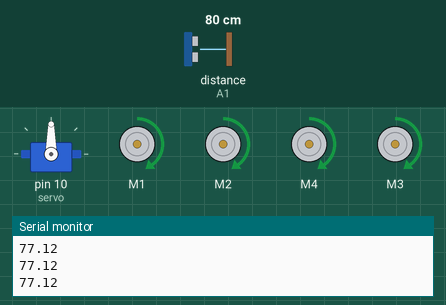
This sketch was run on a simulated Arduino Uno, built with avr-gcc and run on an emulated ATmega328P. Parts: servo, 4 × DC motor (green arrow = forward, orange = backward, longer = faster), the last lines printed to the serial monitor. Wiring (inferred from the names in the program): ultrasonic range finder: trigger A0; echo A1. The test bench sets the inputs (shaded band); at power-on: distance to the obstacle (sensor on A1) 80 cm. The echo pulse lasts 58.3 µs per cm.

Above: at 1.2 s.
1.3 s: distance to the obstacle (sensor on A1) set to 34 cm
2.8 s: distance to the obstacle (sensor on A1) set to 27 cm
At 4.3 s:
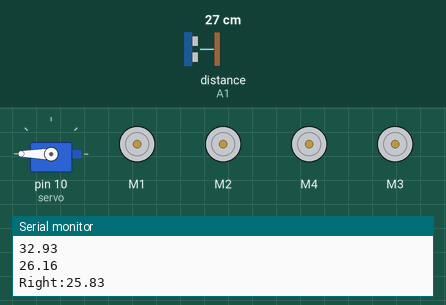
At 5.5 s:
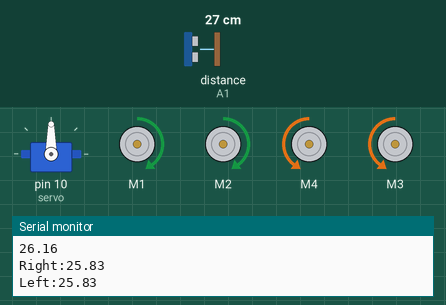
5.8 s: distance to the obstacle (sensor on A1) set to 9 cm
8.8 s: distance to the obstacle (sensor on A1) set to 35 cm
11.8 s: distance to the obstacle (sensor on A1) set to 2 cm
At 12.6 s:
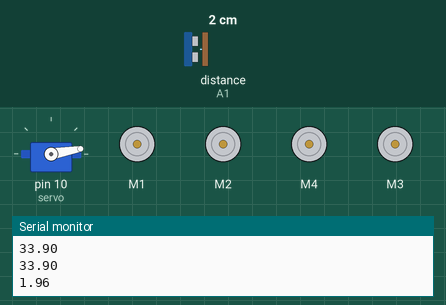
Timing chart, 0 to 15.8 s (numbered marks = the images above; inputs shaded):
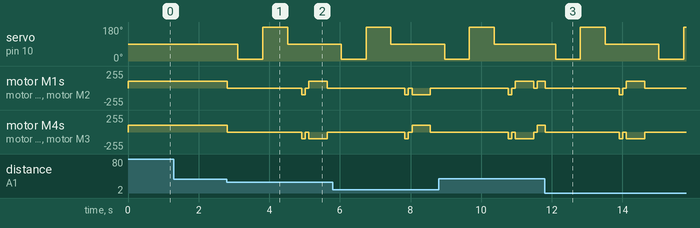

The sketch:

Obstace_Avoiding_Robot_Car.ino
```cpp
#include <AFMotor.h>
#include <Servo.h>
Servo servo;

AF_DCMotor LF(1);
AF_DCMotor LB(2);
AF_DCMotor RF(4);
AF_DCMotor RB(3);
#define trigPin  A0
#define echoPin  A1

void setup()
  {
    Serial.begin(9600);
    servo.attach(10);
    pinMode(trigPin, OUTPUT);          // Declare "trigPin" as "Output Pin".
    pinMode(echoPin, INPUT);           // Declare "echoPin" as "Input Pin".
    LF.setSpeed(100);
    LB.setSpeed(100);
    RF.setSpeed(100);
    RB.setSpeed(100);
  }

void loop()
  {
    float distance = 0.00;
    float RightDistance = 0.00;
    float LeftDistance = 0.00;
    distance = search();
    Serial.println(distance);

    if(distance <= 30) // If obstracle found in 40 CM.
      {
          RobotStop(); //Robot Stop
          delay(300);
          servo.write(10);
          delay(500);
          RightDistance = search();
          Serial.print("Right:");
          Serial.println(RightDistance);
          delay(200);
          servo.write(180);
          delay(500);
          LeftDistance = search();
          Serial.print("Left:");
          Serial.println(LeftDistance);
          delay(200);
          servo.write(90);
          delay(400);
         if(LeftDistance > RightDistance)
           {
              RobotBackward();
              delay(100);
              RobotStop();
              delay(100);
              RobotLeft();
              delay(520);
              RobotStop();
              delay(100);
           }
          else
            {
              RobotBackward();
              delay(100);
              RobotStop();
              delay(100);
              RobotRight();
              delay(515);
              RobotStop();
              delay(100);
            }
      }
   else
   {
     RobotForward();
   }
}


float search(void)
  {
    float duration = 0.00;             // Float type variable declaration
    float CM = 0.00;
    digitalWrite(trigPin, LOW);        // Trig_pin output as OV (Logic Low-Level)
    delayMicroseconds(2);              // Delay for 2 us
    //Send 10us High Pulse to Ultra-Sonic Sonar Sensor "trigPin"
    digitalWrite(trigPin, HIGH);       // Trig_pin output as 5V (Logic High-Level)
    delayMicroseconds(10);             // Delay for 10 us
    digitalWrite(trigPin, LOW);        // Trig_pin output as OV (Logic Low-Level)
    duration = pulseIn(echoPin, HIGH); // Start counting time, upto again "echoPin" back to Logical "High-Level" and puting the "time" into a variable called "duration"
    CM = (33200*(duration/2))/1000000;

    return CM;
  }

void RobotForward()
{
  LF.run(FORWARD);
  RF.run(FORWARD);
  LB.run(FORWARD);
  RB.run(FORWARD);
}
void RobotBackward()
{
  LF.run(BACKWARD);
  LB.run(BACKWARD);
  RF.run(BACKWARD);
  RB.run(BACKWARD);
}
void RobotLeft()
{
  LF.run(BACKWARD);
  LB.run(BACKWARD);
  RF.run(FORWARD);
  RB.run(FORWARD);
}
void RobotRight()
{
  LF.run(FORWARD);
  LB.run(FORWARD);
  RF.run(BACKWARD);
  RB.run(BACKWARD);
}
void RobotStop()
{
  LF.run(RELEASE);
  LB.run(RELEASE);
  RF.run(RELEASE);
  RB.run(RELEASE);
}
```

Measured:
- the behaviour switches between 32 and 31 cm on distance to the obstacle (sensor on A1) (found by bisection; images 0 and 1)
- after the input at 2.8 s, servo on pin 10 (servo): 90° → 10° after 0.31 s, → 180° 0.70 s later, → 90° 0.70 s later; motor M1: forward 100/255 → stopped at once, → backward 100/255 2.1 s later, → stopped 0.10 s later, → forward 100/255 0.10 s later, … (5 changes in this stretch)
- after the input at 11.8 s, servo on pin 10 (servo): 90° → 10° after 0.31 s, → 180° 0.70 s later, → 90° 0.70 s later, → 10° 1.5 s later, … (5 changes in this stretch); motor M1: forward 100/255 → stopped at once, → backward 100/255 2.1 s later, → stopped 0.10 s later, → forward 100/255 0.10 s later, … (5 changes in this stretch)
